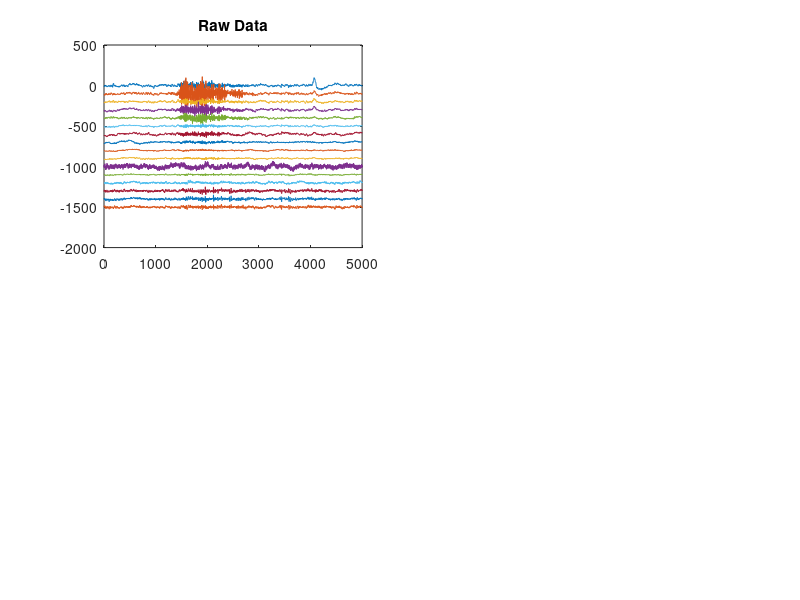

The MATLAB source for this figure: (Note: this script raises an error after producing the figure.)
clear all;

% Load some demonstration EEG data.
disp( 'Loading data...' );
data = load( 'EEG_example.mat' );
EEG_raw = data.EEG_raw; % EEG data (10s)
fs = data.fs;           % Sample rate (500Hz)
chans = data.chans;     % EEG channel locations, normally loaded via the 
                        % 'readlocs' function in EEGlab.

% Plot it.
disp( 'Plotting raw data...' );
h = figure(10);
clf;
subplot(2,2,1)
for chNo = 1:size( EEG_raw,2 ),
    plot( EEG_raw(:,chNo)-((chNo-1)*100) );
    hold on;
end
hold off;
xlim([0 5000]), title('Raw Data')


% Use the FORCe to clean data.
disp( 'Use the FORCe...' );

windowLength = (1.0*fs);
N = windowLength*10;     % 10s of data, so 9 window positions.

useAcc = 0;             % We don't have accelerometer data.

EEG_clean = [];

for windowPosition = 1:windowLength:N,
    
    window = windowPosition:(windowPosition+windowLength)-1;
    
    % Use FORCe...
    tic;
    [cleanEEG] = FORCe( EEG_raw(window,:)', fs, chans, useAcc );
    disp(['Time taken to clean 1s EEG = ' num2str(toc) 's.']);
    
    % Put together the cleaned EEG time series.
    EEG_clean = [EEG_clean cleanEEG];
    
end

EEG_clean = EEG_clean';

% Plot clean EEG.
disp( 'Plotting clean EEG...' );
% h = figure(3);
% clf;
subplot(2,2,3)
for chNo = 1:size( EEG_clean,2 ),
    plot( EEG_clean(:,chNo)-((chNo-1)*100) , 'r');
    hold on;
end
hold off;
xlim([0 5000]), title('FORCe')

EEG_clean_v2=[];
EEG_clean_v2 = wICA_denoise(EEG_raw',11,0);
EEG_clean_v2=EEG_clean_v2';
% Plot clean EEG.
disp( 'Plotting clean EEG...' );
% h = figure(4),clf;
% clf;
subplot(2,2,2)
for chNo = 1:size( EEG_clean_v2,2 ),
    plot( EEG_clean_v2(:,chNo)-((chNo-1)*100) , 'r');
    hold on;
end
hold off;
xlim([0 5000]), title('wICA 11 Components')



EEG_clean_v2=[];
EEG_clean_v2 = wICA_denoise(EEG_raw',15,0);
EEG_clean_v2=EEG_clean_v2';
% Plot clean EEG.
disp( 'Plotting clean EEG...' );
% h = figure(4),clf;
% clf;
subplot(2,2,4)
for chNo = 1:size( EEG_clean_v2,2 ),
    plot( EEG_clean_v2(:,chNo)-((chNo-1)*100) , 'r');
    hold on;
end
hold off;
xlim([0 5000]), title('wICA 15 Components')





